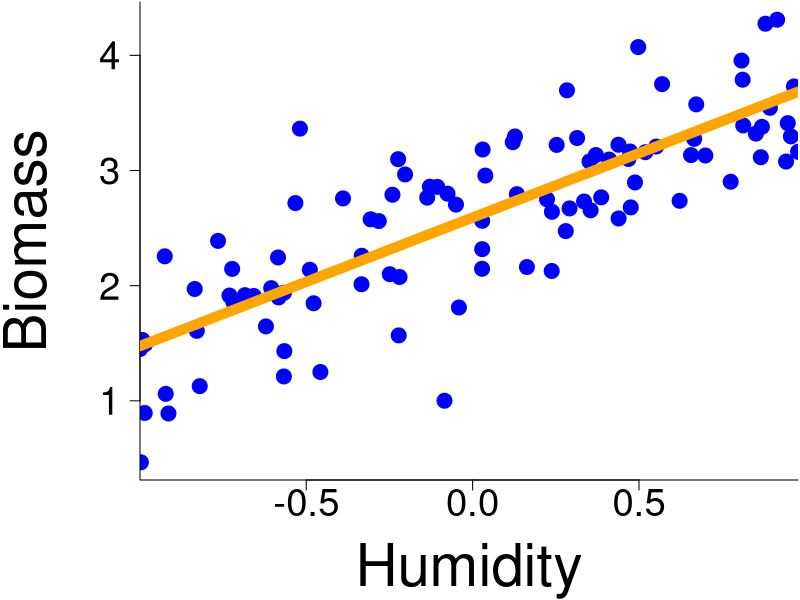
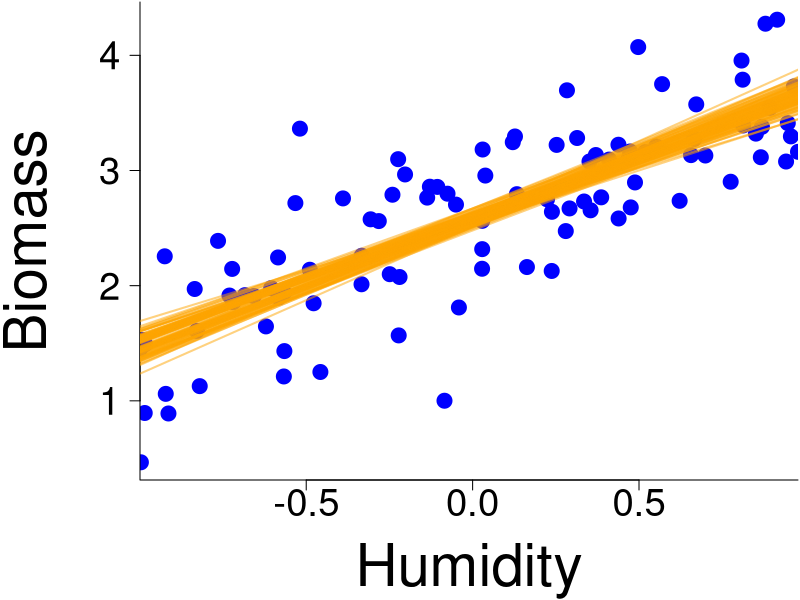
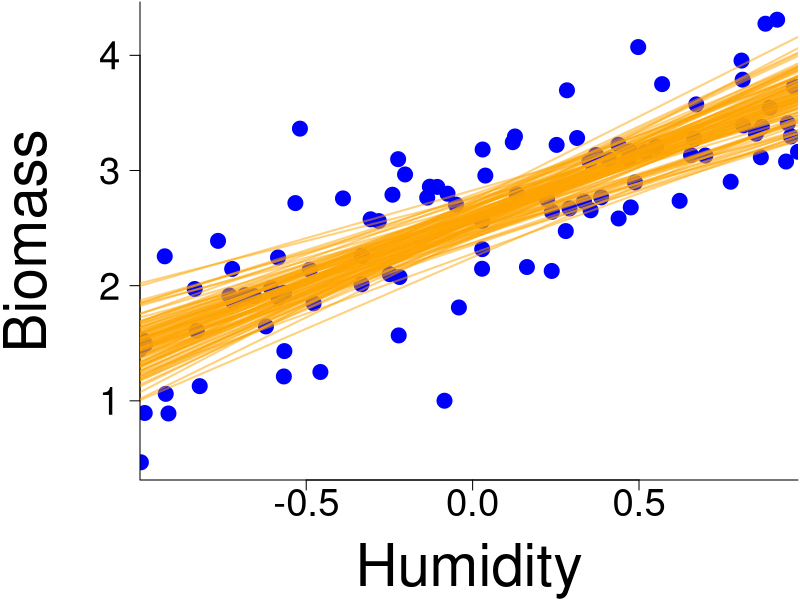
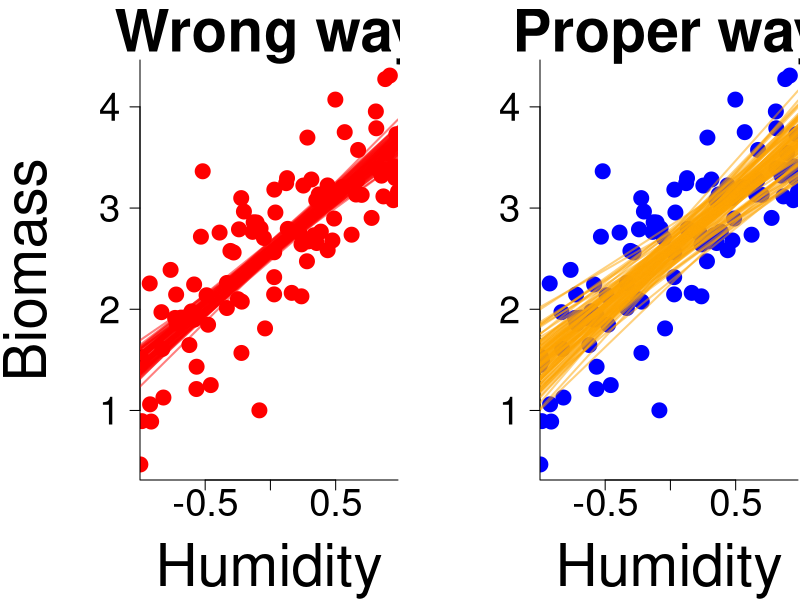
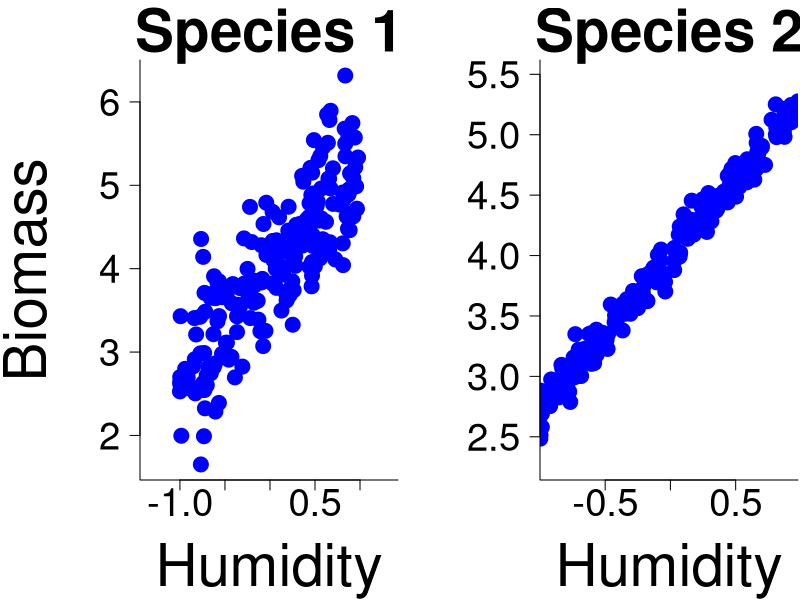
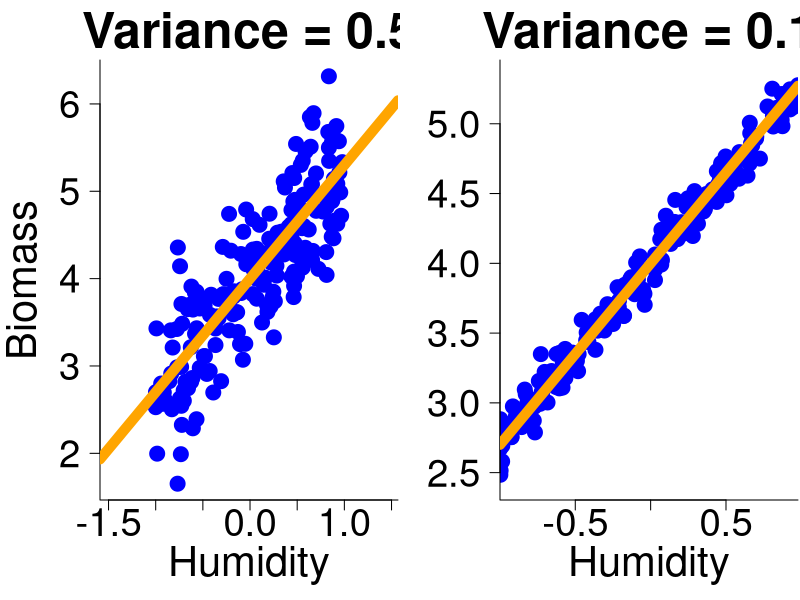
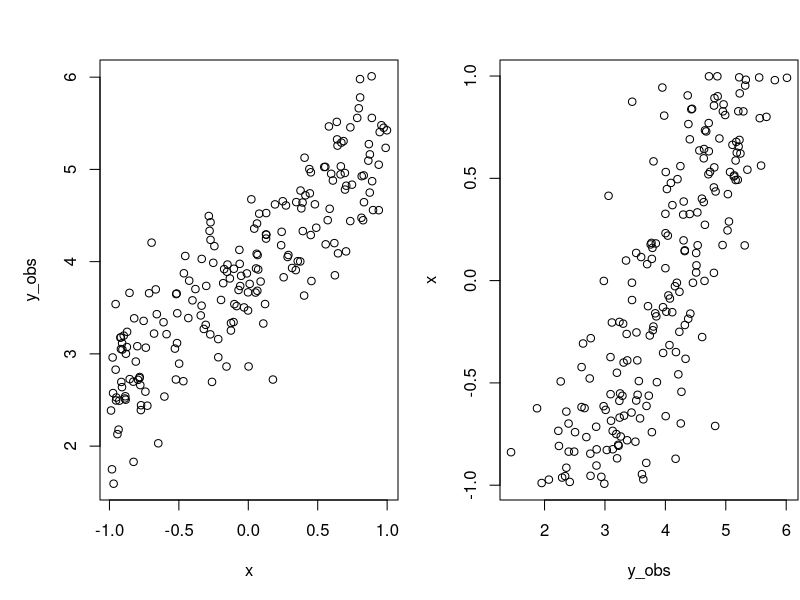
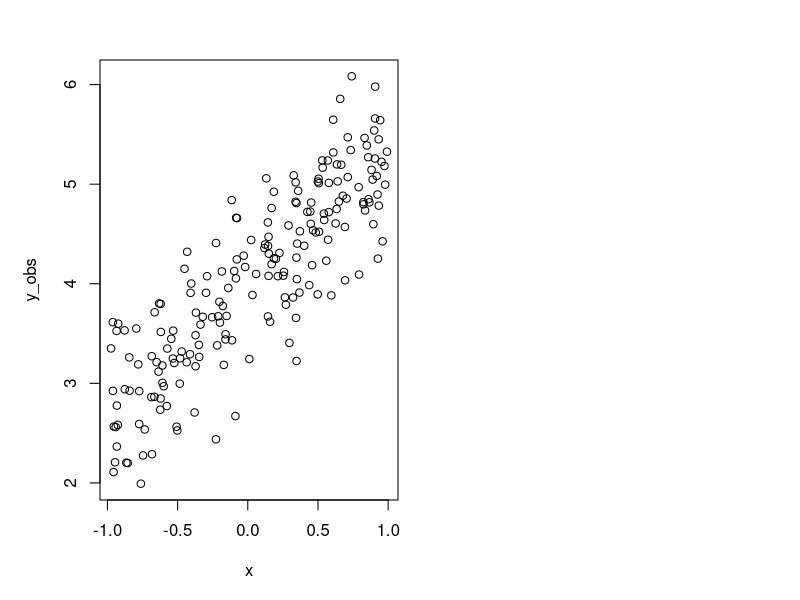

R code for these plots, in order:
## ---- chunk 1
# Simulate some data
set.seed(42) # The answer !

covParam <- matrix(c(0.6, 0.3,0.3,0.8), 2, 2)
meanParam <- c(1.5, 0.2)
param <- MASS::mvrnorm(1, mu = meanParam, Sigma = covParam)
yintercept <- param[1]
slope <- param[2]
obs_error <- 0.5

x <- runif(100, min = -1, max = 1)
y_mean <- yintercept + slope * x
y_obs <- rnorm(100, mean = y_mean, sd = obs_error)

par(mar = c(6,7,0.1,0.1))
plot(x, y_obs,
     pch = 19,
     col="blue", 
     las=1,
     cex.axis=2.3,
     bty="L",
     xaxs="i",
     xlab = "",
     ylab = "",
     cex = 2)

mtext("Humidity", side = 1, line = 4.5, cex = 3.5)
mtext("Biomass", side = 2, line = 4.5, cex = 3.5)

abline(a = yintercept,
       b = slope,
       lwd = 10,
       col = "orange")
## ---- chunk 2
y <- y_obs
## ---- chunk 3
reg <- lm(y ~ x)
## ---- chunk 4
(summaryReg <- summary(reg))
## ---- chunk 5
summaryReg$coefficients
## ---- chunk 6
# Object that include regression coefficients
regCoef <- summaryReg$coefficients

# Sample regression parameters
beta_0 <- rnorm(100, mean = regCoef[1,1], sd = regCoef[1,2])
beta_1 <- rnorm(100, mean = regCoef[2,1], sd = regCoef[2,2])
## ---- chunk 7
par(mar = c(6,7,0.1,0.1))
plot(x, y_obs,
     pch = 19,
     col="blue", 
     las=1,
     cex.axis=2.3,
     bty="L",
     xaxs="i",
     xlab = "",
     ylab = "",
     cex = 2)

mtext("Humidity", side = 1, line = 4.5, cex = 3.5)
mtext("Biomass", side = 2, line = 4.5, cex = 3.5)

orange <- col2rgb("orange")

for(i in 1:length(beta_0)){
abline(a = beta_0[i],
       b = beta_1[i],
       lwd = 2,
       col = rgb(orange[1,1]/256, orange[2,1]/256, orange[3,1]/256, alpha = 0.5))
}
## ---- chunk 8
(covReg <- summaryReg$cov.unscaled)
## ---- chunk 9
# Object that include regression coefficients
regCoef <- summaryReg$coefficients

# Sample regression parameters
beta <- MASS::mvrnorm(100, regCoef[,1], Sigma = covReg)
## ---- chunk 10
par(mar = c(6,7,0.1,0.1))
plot(x, y_obs,
     pch = 19,
     col="blue", 
     las=1,
     cex.axis=2.3,
     bty="L",
     xaxs="i",
     xlab = "",
     ylab = "",
     cex = 2)

mtext("Humidity", side = 1, line = 4.5, cex = 3.5)
mtext("Biomass", side = 2, line = 4.5, cex = 3.5)

orange <- col2rgb("orange")

for(i in 1:length(beta_0)){
  abline(a = beta[i,1],
       b = beta[i,2],
       lwd = 2,
       col = rgb(orange[1,1]/256, orange[2,1]/256, orange[3,1]/256, alpha = 0.5))
}
## ---- chunk 11
par(mfrow = c(1,2), mar = c(6,7,3,0.1))

plot(x, y_obs,
     pch = 19,
     col="red", 
     las=1,
     cex.axis=2.3,
     bty="L",
     xaxs="i",
     xlab = "",
     ylab = "",
     cex = 2, 
     main = "Wrong way",
     cex.main = 3.5)

mtext("Humidity", side = 1, line = 4.5, cex = 3.5)
mtext("Biomass", side = 2, line = 4.5, cex = 3.5)

for(i in 1:length(beta_0)){
abline(a = beta_0[i],
       b = beta_1[i],
       lwd = 2,
       col = rgb(1, 0, 0, alpha = 0.5))
}

plot(x, y_obs,
     pch = 19,
     col="blue", 
     las=1,
     cex.axis=2.3,
     bty="L",
     xaxs="i",
     xlab = "",
     ylab = "",
     cex = 2, 
     main = "Proper way",
     cex.main = 3.5)

mtext("Humidity", side = 1, line = 4.5, cex = 3.5)

orange <- col2rgb("orange")

for(i in 1:length(beta_0)){
  abline(a = beta[i,1],
       b = beta[i,2],
       lwd = 2,
       col = rgb(orange[1,1]/256, orange[2,1]/256, orange[3,1]/256, alpha = 0.5))
}
## ---- chunk 12
# Simulate some data
set.seed(42) # The answer !

yintercept <- 4
slope <- 1.3
obs_error <- 0.5
obs_error_small <- 0.1

x <- runif(200, min = -1, max = 1)
y_mean <- yintercept + slope * x
y_obs <- rnorm(200, mean = y_mean, sd = obs_error)
y_obs_small <- rnorm(200, mean = y_mean, sd = obs_error_small)

par(mfrow = c(1,2),
    mar = c(6,7,3,0.1))

plot(x, y_obs,
     pch = 19,
     col="blue", 
     las=1,
     cex.axis=2.3,
     bty="L",
     xaxs="i",
     xlab = "",
     ylab = "",
     cex = 2,
     asp = 1,
     main = "Species 1",
     cex.main = 3.5)

mtext("Humidity", side = 1, line = 4.5, cex = 3.5)
mtext("Biomass", side = 2, line = 4.5, cex = 3.5)

plot(x, y_obs_small,
     pch = 19,
     col="blue", 
     las=1,
     cex.axis=2.3,
     bty="L",
     xaxs="i",
     xlab = "",
     ylab = "",
     cex.lab = 2.5,
     cex = 2,
     asp = 1,
     main = "Species 2",
     cex.main = 3.5)

mtext("Humidity", side = 1, line = 4.5, cex = 3.5)


# For the next slide
sp1 <- y_obs
sp2 <- y_obs_small
## ---- chunk 13
# Regression model
regSp1 <- lm(sp1 ~ x)
regSp2 <- lm(sp2 ~ x)

# Summary
summaryRegSp1 <- summary(regSp1)
summaryRegSp2 <- summary(regSp2)
## ---- chunk 14
# Estimated coefficients
summaryRegSp1$coefficients[,1:2]

# Estimated variance
summaryRegSp1$sigma
## ---- chunk 15
# Estimated coefficients
summaryRegSp2$coefficients[,1:2]

# Estimated variance
summaryRegSp2$sigma
## ---- chunk 16
# Simulate some data
set.seed(42) # The answer !

yintercept <- 4
slope <- 1.3
obs_error <- 0.5
obs_error_small <- 0.1

x <- runif(200, min = -1, max = 1)
y_mean <- yintercept + slope * x
y_obs <- rnorm(200, mean = y_mean, sd = obs_error)
y_obs_small <- rnorm(200, mean = y_mean, sd = obs_error_small)

par(mfrow = c(1,2),
    mar = c(5,5,3,0.1))

plot(x, y_obs,
     pch = 19,
     col="blue", 
     las=1,
     cex.axis=2.3,
     bty="L",
     xaxs="i",
     xlab = "Humidity",
     ylab = "Biomass",
     cex.lab = 2.5,
     cex = 2,
     cex.main = 3,
     main = "Variance = 0.5",
     asp = 1)

abline(a = yintercept,
       b = slope,
       lwd = 10,
       col = "orange")

plot(x, y_obs_small,
     pch = 19,
     col="blue", 
     las=1,
     cex.axis=2.3,
     bty="L",
     xaxs="i",
     xlab = "Humidity",
     ylab = "",
     cex.lab = 2.5,
     cex = 2,
     cex.main = 3,
     main = "Variance = 0.1",
     asp = 1)

abline(a = yintercept,
       b = slope,
       lwd = 10,
       col = "orange")

## ---- chunk 17
yintercept <- 4
slope <- 1.3
obs_error <- .5
x <- runif(200, min = -1, max = 1)
y_mean <- yintercept + slope * x
y_obs <- rnorm(200, mean = y_mean, sd = obs_error)
## ---- chunk 18
plot(y_obs ~ x)
## ---- chunk 19
#| output-location: column
yintercept <- 4
slope <- 1.3
obs_error <- .5
x <- runif(200, min = -1, max = 1)
y_mean <- yintercept + slope * x
y_obs <- rnorm(200, mean = y_mean, sd = obs_error)
plot(y_obs, x)
## ---- chunk 20
yintercept <- 4
slope <- 1.3
obs_error <- .5
x <- runif(200, min = -1, max = 1)
y_mean <- yintercept + slope * x
y_obs <- rnorm(200, mean = y_mean, sd = obs_error)
## ---- chunk 21
plot(y_obs ~ x)
